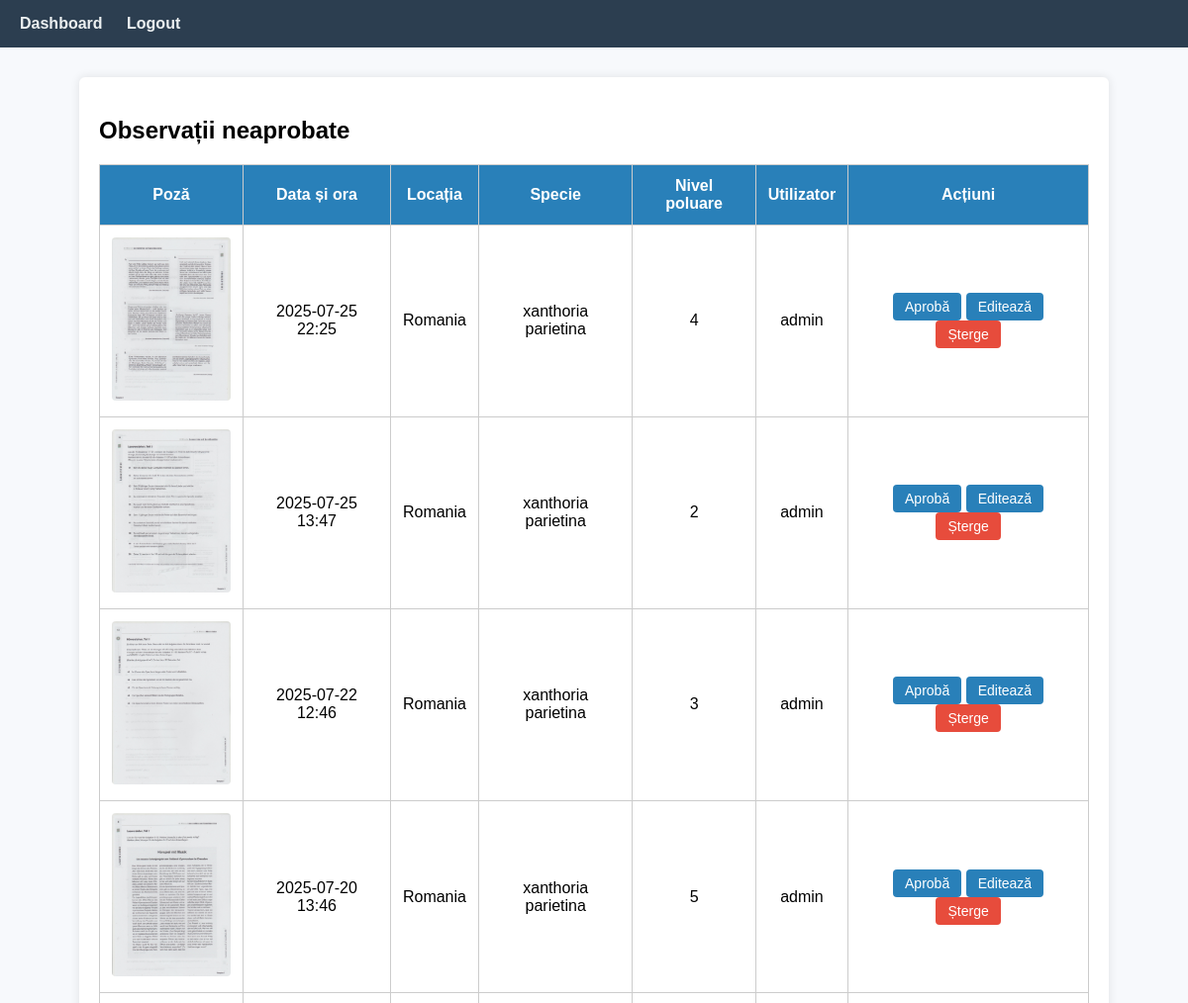
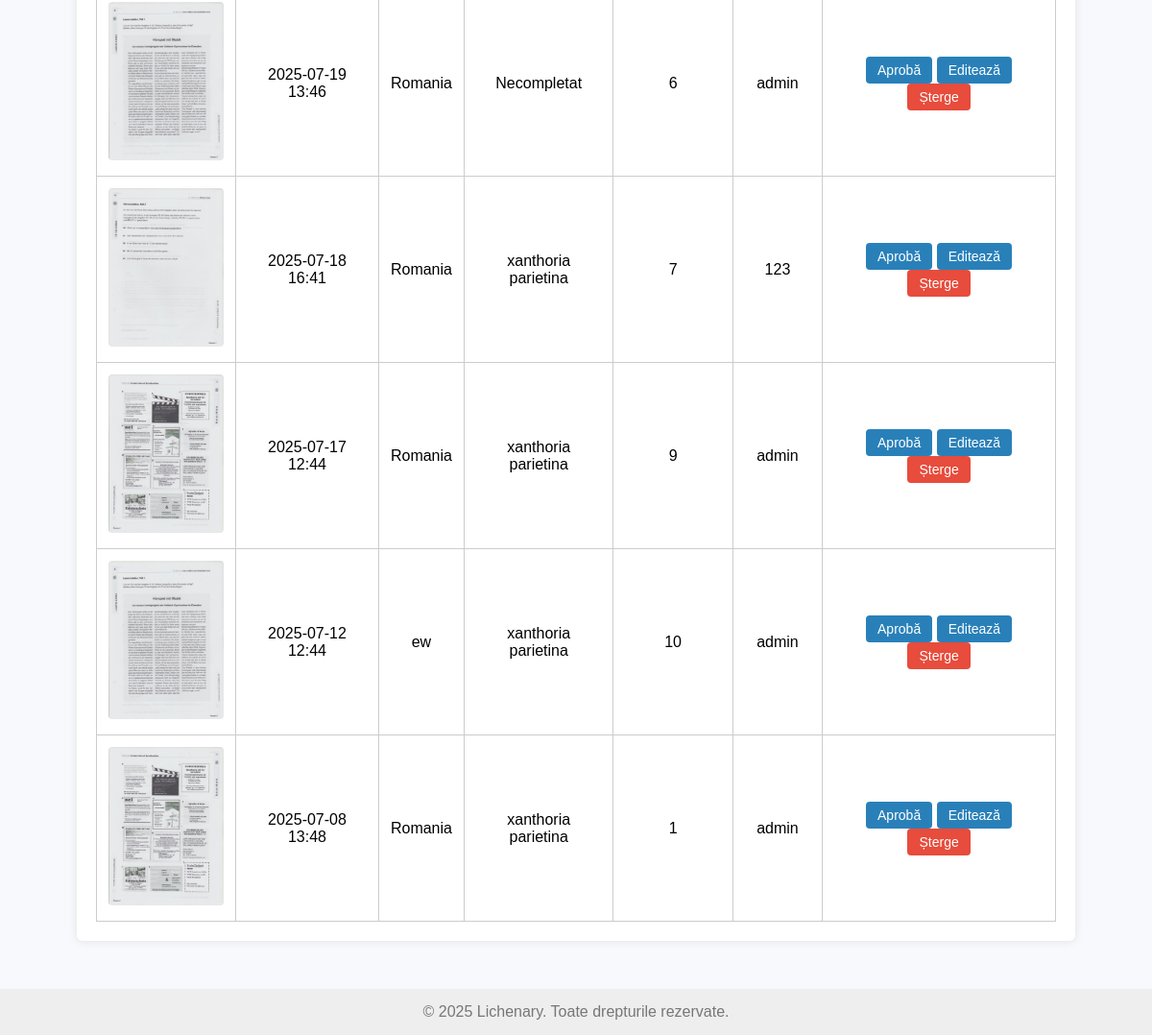
Before: /admin/observations (signed in) with the older database file (2 pictures, top to bottom).
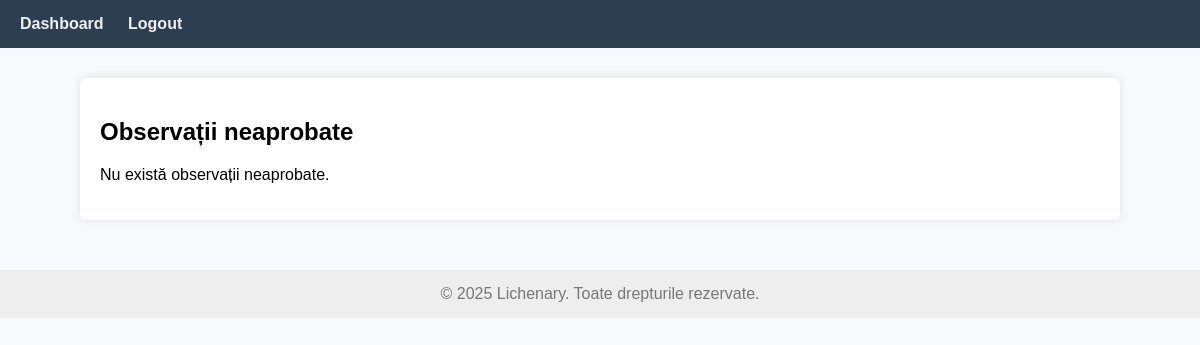
After: the same page with the newer database file.
### app.py (models this page shows, shortened)
class Observation(db.Model):
    id = db.Column(db.Integer, primary_key=True)
    image_filename = db.Column(db.Text, nullable=False)
    date_time = db.Column(db.DateTime, nullable=False)
    location = db.Column(db.String(300), nullable=False)
    latitude = db.Column(db.Float)
    longitude = db.Column(db.Float)
    species = db.Column(db.String(150))
    pollution_level = db.Column(db.Integer)
    is_approved = db.Column(db.Boolean, default=False)
    user_id = db.Column(db.Integer, db.ForeignKey('user.id'))
    user = db.relationship('User')

class User(UserMixin, db.Model):
    id = db.Column(db.Integer, primary_key=True)
    username = db.Column(db.String(150), unique=True, nullable=False)
    email = db.Column(db.String(150), unique=True, nullable=False)
    password_hash = db.Column(db.String(256), nullable=False)
    is_approved = db.Column(db.Boolean, default=False)

### app.py (the view)
@app.route('/admin/observations')
@login_required
def admin_observations():
    if current_user.username != 'admin':
        flash('Access denied.', 'error')
        return redirect(url_for('dashboard'))
    observations = Observation.query.filter_by(is_approved=False).order_by(Observation.date_time.desc()).all()
    return render_template('admin_observations.html', observations=observations)

### app.py (called while the page is built)
@login_manager.user_loader
def load_user(user_id):
    return User.query.get(int(user_id))

### templates/admin_observations.html (shortened to what this page needs)
<!DOCTYPE html>
<html lang="ro">
<head>
</head>
<body>
<header>
    <nav>
        <a href="{{ url_for('dashboard') }}">Dashboard</a>
        <a href="{{ url_for('logout') }}">Logout</a>
    </nav>
</header>
<main>
    <h2>Observații neaprobate</h2>
    {% if observations %}
        <table>
            <thead>
                <tr>
                    <th>Poză</th>
                    <th>Data și ora</th>
                    <th>Locația</th>
                    <th>Specie</th>
                    <th>Nivel poluare</th>
                    <th>Utilizator</th>
                    <th>Acțiuni</th>
                </tr>
            </thead>
            <tbody>
                {% for obs in observations %}
                <tr>
                    <td>
                        <img src="{{ obs.image_filename }}"
                             alt="Lichen"
                             onclick="showModal(this.src)">
                    </td>
                    <td>{{ obs.date_time.strftime('%Y-%m-%d %H:%M') }}</td>
                    <td>{{ obs.location }}</td>
                    <td>{{ obs.species if obs.species else 'Necompletat' }}</td>
                    <td>{{ obs.pollution_level if obs.pollution_level is not none else 'Necompletat' }}</td>
                    <td>{{ obs.user.username }}</td>
                    <td>
                        <form method="post" action="{{ url_for('approve_observation', obs_id=obs.id) }}" class="inline">
                            <button type="submit">Aprobă</button>
                        </form>
                        <a class="edit-link" href="{{ url_for('edit_observation', obs_id=obs.id) }}">Editează</a>
                        <button onclick="toggleConfirm({{ obs.id }})" style="background-color: #e74c3c;">Șterge</button>
                    </td>
                </tr>
                {% endfor %}
            </tbody>
        </table>
    {% else %}
        <p>Nu există observații neaprobate.</p>
    {% endif %}
</main>
<footer>
    &copy; 2025 Lichenary. Toate drepturile rezervate.
</footer>
</body>
</html>

Changed rows visible on the page:
no longer on this page (row edited): Observation: image_filename (picture), date_time "2025-07-25 22:25", location "Romania", species "xanthoria parietina", pollution_level "4", user.username "admin"
no longer on this page (row edited): Observation: image_filename (picture), date_time "2025-07-25 13:47", location "Romania", species "xanthoria parietina", pollution_level "2", user.username "admin"
no longer on this page (row edited): Observation: image_filename (picture), date_time "2025-07-22 12:46", location "Romania", species "xanthoria parietina", pollution_level "3", user.username "admin"
no longer on this page (row edited): Observation: image_filename (picture), date_time "2025-07-20 13:46", location "Romania", species "xanthoria parietina", pollution_level "5", user.username "admin"
no longer on this page (row edited): Observation: image_filename (picture), date_time "2025-07-19 13:46", location "Romania", species "Necompletat", pollution_level "6", user.username "admin"
no longer on this page (row edited): Observation: image_filename (picture), date_time "2025-07-18 16:41", location "Romania", species "xanthoria parietina", pollution_level "7", user.username "123"
no longer on this page (row edited): Observation: image_filename (picture), date_time "2025-07-17 12:44", location "Romania", species "xanthoria parietina", pollution_level "9", user.username "admin"
no longer on this page (row edited): Observation: image_filename (picture), date_time "2025-07-12 12:44", location "ew", species "xanthoria parietina", pollution_level "10", user.username "admin"
no longer on this page (row edited): Observation: image_filename (picture), date_time "2025-07-08 13:48", location "Romania", species "xanthoria parietina", pollution_level "1", user.username "admin"
Other visible differences:
text no longer shown: "Poză Data și ora Locația Specie Nivel poluare Utilizator Acțiuni"
text now shown: "Nu există observații neaprobate."
